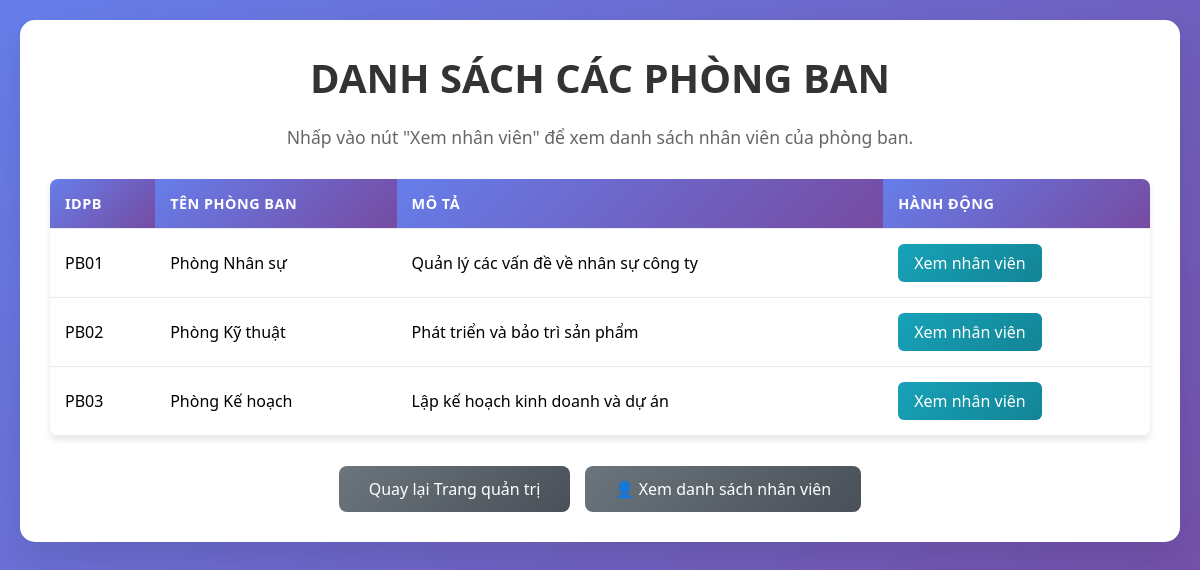
The page /php/xemthongtinpb.php on the database its author committed.
### tables this page shows
CREATE TABLE `phongban` (
  `IDPB` varchar(15) NOT NULL,
  `Tenpb` varchar(100) NOT NULL,
  `Mota` varchar(255) DEFAULT NULL
);

### php/xemthongtinpb.php (the view, shortened to what this page needs)
<!DOCTYPE html>
<html lang="vi">
<head>
</head>
<body>
    <div class="container">
        <h1>DANH SÁCH CÁC PHÒNG BAN</h1>
        <p>Nhấp vào nút "Xem nhân viên" để xem danh sách nhân viên của phòng ban.</p>
        <table>
            <tr>
                <th>IDPB</th>
                <th>Tên Phòng Ban</th>
                <th>Mô tả</th>
                <th>Hành động</th>
            </tr>
            <?php
            require 'config.php';
            $sql = "SELECT * FROM phongban";
            $result = $conn->query($sql);
            if ($result->num_rows > 0) {
                while($row = $result->fetch_assoc()) {
                    echo "<tr>";
                    echo "<td>" . htmlspecialchars($row["IDPB"]) . "</td>";
                    echo "<td>" . htmlspecialchars($row["Tenpb"]) . "</td>";
                    echo "<td>" . htmlspecialchars($row["Mota"]) . "</td>";
                    echo "<td><a href='xemthongtinNVPB.php?idpb=" . urlencode($row["IDPB"]) . "' class='btn'>Xem nhân viên</a></td>";
                    echo "</tr>";
                }
            } else {
                echo "<tr><td colspan='4' class='text-center'>Không có phòng ban nào</td></tr>";
            }
            ?>
        </table>
        <div class="text-center">
            <a href="admin_dashboard.php" class="back-link">Quay lại Trang quản trị</a>
            <a href="xemthongtinnv.php" class="back-link" style="margin-left: 10px;">👤 Xem danh sách nhân viên</a>
        </div>
    </div>
</body>
</html>

### php/xemthongtinpb.php (style rules this page uses)
* { margin: 0; padding: 0; box-sizing: border-box; }
body { font-family: 'Segoe UI', Tahoma, Geneva, Verdana, sans-serif; background: linear-gradient(135deg, #667eea 0%, #764ba2 100%); min-height: 100vh; padding: 20px; }
.container { max-width: 1200px; margin: 0 auto; background: white; border-radius: 15px; padding: 30px; box-shadow: 0 15px 35px rgba(0,0,0,0.1); }
h1 { text-align: center; color: #333; margin-bottom: 20px; font-size: 2.5rem; font-weight: 600; }
p { text-align: center; color: #666; margin-bottom: 30px; font-size: 1.1rem; }
table { width: 100%; border-collapse: collapse; margin-bottom: 30px; background: white; border-radius: 8px; overflow: hidden; box-shadow: 0 4px 6px rgba(0,0,0,0.1); }
th, td { padding: 15px; text-align: left; border-bottom: 1px solid #e9ecef; }
th { background: linear-gradient(135deg, #667eea 0%, #764ba2 100%); color: white; font-weight: 600; text-transform: uppercase; font-size: 0.9rem; letter-spacing: 0.5px; }
.btn { display: inline-block; padding: 8px 16px; background: linear-gradient(135deg, #17a2b8 0%, #138496 100%); color: white; text-decoration: none; border-radius: 6px; font-weight: 500; transition: all 0.3s ease; border: none; cursor: pointer; }
.back-link { display: inline-block; padding: 12px 30px; background: linear-gradient(135deg, #6c757d 0%, #495057 100%); color: white; text-decoration: none; border-radius: 8px; font-weight: 500; transition: all 0.3s ease; }
.text-center { text-align: center; }

### rows shown on the page
phongban: IDPB "PB01", Tenpb "Phòng Nhân sự", Mota "Quản lý các vấn đề về nhân sự công ty"
phongban: IDPB "PB02", Tenpb "Phòng Kỹ thuật", Mota "Phát triển và bảo trì sản phẩm"
phongban: IDPB "PB03", Tenpb "Phòng Kế hoạch", Mota "Lập kế hoạch kinh doanh và dự án"
